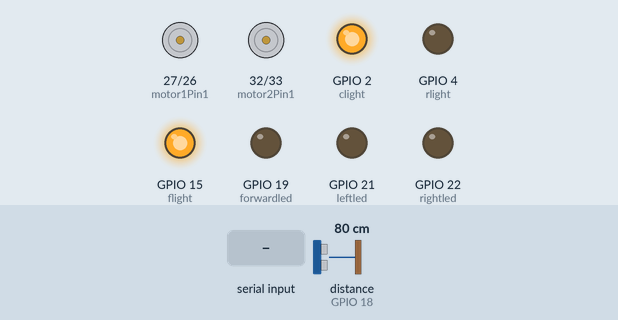
The sketch below on a simulated ESP32. Shown: motor-driver pin pairs drawn as motors (green arrow = first pin HIGH = forward, orange = second pin HIGH = backward, longer = more drive), output pins drawn as LEDs (lit = HIGH). Wiring (inferred from the names in the program): ultrasonic range finder: trigger GPIO 5; echo GPIO 18. The test bench sets the inputs (shaded band); at power-on: distance to the obstacle (sensor on GPIO 18) 80 cm. The echo pulse lasts 58.3 µs per cm; nothing arrives over Bluetooth unless stated; pins used as bus, display or sensor lines are not drawn; what the sketch prints to the serial monitor is not drawn.

Above: at 1.2 s.
1.3 s: distance to the obstacle (sensor on GPIO 18) set to 39 cm
2.8 s: distance to the obstacle (sensor on GPIO 18) set to 34 cm
At 4.0 s:
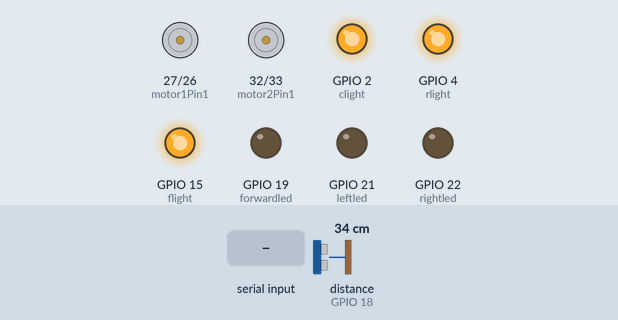
4.3 s: "1" received over Serial
5.8 s: distance to the obstacle (sensor on GPIO 18) set to 60 cm
At 7.0 s:
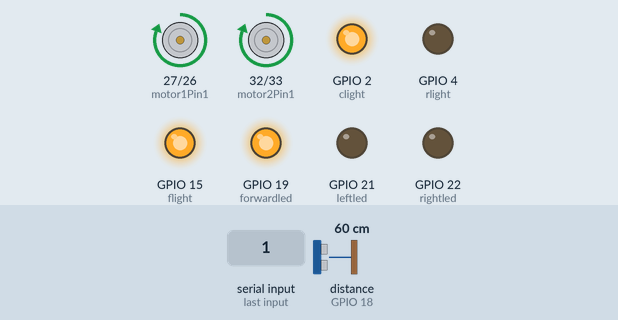
7.3 s: "2" received over Serial
At 8.4 s:
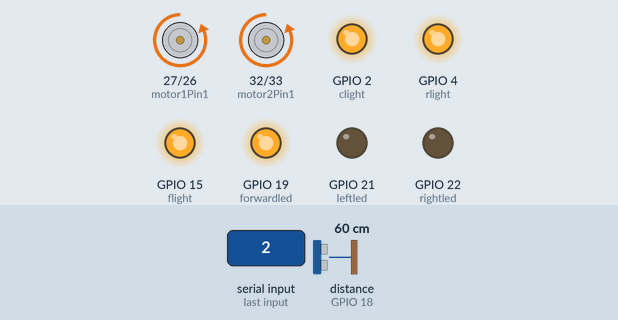
8.8 s: "3" received over Serial
At 9.6 s:
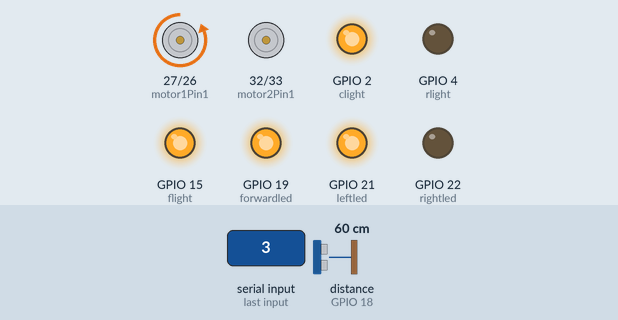
Timing chart, 0 to 11.3 s (numbered marks = the images above; inputs shaded):
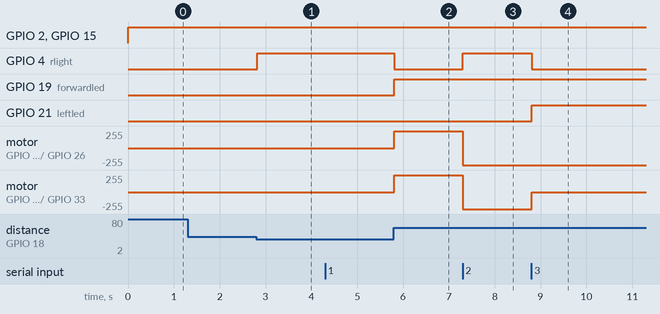

The sketch:

B.ino
```cpp
// Stops all the motors when detected
#include <BluetoothSerial.h>

BluetoothSerial SerialBT;
byte command;
char data;

// Motor A
int motor1Pin1 = 27;
int motor1Pin2 = 26;

// Motor B
int motor2Pin1=32;
int motor2Pin2=33;

int clight = 2; // Constant red light
int rlight = 4; // brake red light
int flight = 15; // Front light

// Ultrasonic Sensor
const int TRIG_PIN = 5;
const int ECHO_PIN = 18;

// Indicators
int forwardled = 19;
int leftled = 21;
int rightled = 22;

// Sound speed constant
#define SOUND_SPEED 0.034

// For Ultrasonic HC-SR04
long duration;
float distance;
const int obstacleThreshold = 35; // cm

#if !defined(CONFIG_BT_ENABLED) || !defined(CONFIG_BLUEDROID_ENABLED)
#error Bluetooth is not enabled! Please run `make menuconfig` and enable it
#endif

void setup()
{
  // Motor pins
  pinMode(motor1Pin1, OUTPUT);
  pinMode(motor1Pin2, OUTPUT);
  pinMode(motor2Pin1, OUTPUT);
  pinMode(motor2Pin2, OUTPUT);

  // Lights
  pinMode(clight, OUTPUT); // Constant red
  pinMode(rlight, OUTPUT); // Brake
  pinMode(flight, OUTPUT); // Front light

  // Indicators
  pinMode(forwardled, OUTPUT);
  pinMode(leftled, OUTPUT);
  pinMode(rightled, OUTPUT);

  // Ultrasonic
  pinMode(TRIG_PIN, OUTPUT);
  pinMode(ECHO_PIN, INPUT);

  Serial.begin(115200);
  SerialBT.begin("ESP32");
  Serial.println("Bluetooth Started! Ready to pair...");
}

void loop()
{
  // Read Bluetooth command
  if (SerialBT.available()) {
    command = SerialBT.read();
    Serial.print("\n\nBluetooth Serial : ");
    Serial.println(command);
  }

  // Read Serial (from RasPi if needed)
  if (Serial.available()) {
    data = Serial.read();
    Serial.print("\n\nRaspi command: ");
    Serial.println(data);
  }

  // Measure distance using ultrasonic sensor
  digitalWrite(TRIG_PIN, LOW);
  delayMicroseconds(2);
  digitalWrite(TRIG_PIN, HIGH);
  delayMicroseconds(10);
  digitalWrite(TRIG_PIN, LOW);

  duration = pulseIn(ECHO_PIN, HIGH);
  distance = duration * SOUND_SPEED / 2;

  // Fixed lights always on
  digitalWrite(clight, HIGH);
  digitalWrite(flight, HIGH);

  // 🚫 Obstacle detected? Stop everything
  if (distance > 0 && distance <= obstacleThreshold) {
    stopMotors();
    Serial.println("🚧 Obstacle detected! Car stopped.");
    digitalWrite(rlight, HIGH); // brake light
    return; // skip rest of loop
  }

  // Movement logic
  if (command == '1' || data == '1') { // Forward
    digitalWrite(motor1Pin1, HIGH);
    digitalWrite(motor1Pin2, LOW);
    digitalWrite(motor2Pin1, HIGH);
    digitalWrite(motor2Pin2, LOW);
    digitalWrite(forwardled, HIGH);
    digitalWrite(rlight, LOW);
  }
  else if (command == '2' || data == '2') { // Backward
    digitalWrite(motor1Pin1, LOW);
    digitalWrite(motor1Pin2, HIGH);
    digitalWrite(motor2Pin1, LOW);
    digitalWrite(motor2Pin2, HIGH);
    digitalWrite(rlight, HIGH);
  }
  else if (command == '3' || data == '3') { // Left
    digitalWrite(motor1Pin1, LOW);
    digitalWrite(motor1Pin2, HIGH);
    digitalWrite(motor2Pin1, LOW);
    digitalWrite(motor2Pin2, LOW);
    digitalWrite(leftled, HIGH);
    digitalWrite(rlight, LOW);
  }
  else if (command == '4' || data == '4') { // Right
    digitalWrite(motor1Pin1, LOW);
    digitalWrite(motor1Pin2, LOW);
    digitalWrite(motor2Pin1, HIGH);
    digitalWrite(motor2Pin2, LOW);
    digitalWrite(rightled, HIGH);
    digitalWrite(rlight, LOW);
  }
  else if (command == '0' || data == '0') { // Stop
    stopMotors();
    digitalWrite(rlight, LOW);
  }

  delay(20);
}

void stopMotors() {
  digitalWrite(motor1Pin1, LOW);
  digitalWrite(motor1Pin2, LOW);
  digitalWrite(motor2Pin1, LOW);
  digitalWrite(motor2Pin2, LOW);

  digitalWrite(forwardled, LOW);
  digitalWrite(leftled, LOW);
  digitalWrite(rightled, LOW);
}
```

Measured:
- the behaviour switches between 36 and 35 cm on distance to the obstacle (sensor on GPIO 18) (found by bisection; images 0 and 1)
- after the input at 1.3 s, every drawn part: stays the same
- after the input at 2.8 s, GPIO 4 (rlight): LOW → HIGH at once
- after the input at 4.3 s, every drawn part: stays the same
- after the input at 5.8 s, GPIO 4 (rlight): HIGH → LOW at once; GPIO 19 (forwardled): LOW → HIGH at once; motor on GPIO 27 (motor1Pin1) / GPIO 26 (motor1Pin2), motor on GPIO 32 (motor2Pin1) / GPIO 33 (motor2Pin2): stopped → forward 255/255 at once
- after the input at 7.3 s, GPIO 4 (rlight): LOW → HIGH at once; motor on GPIO 27 (motor1Pin1) / GPIO 26 (motor1Pin2), motor on GPIO 32 (motor2Pin1) / GPIO 33 (motor2Pin2): forward 255/255 → backward 255/255 at once
- after the input at 8.8 s, GPIO 4 (rlight): HIGH → LOW at once; GPIO 21 (leftled): LOW → HIGH at once; motor on GPIO 32 (motor2Pin1) / GPIO 33 (motor2Pin2): backward 255/255 → stopped at once
